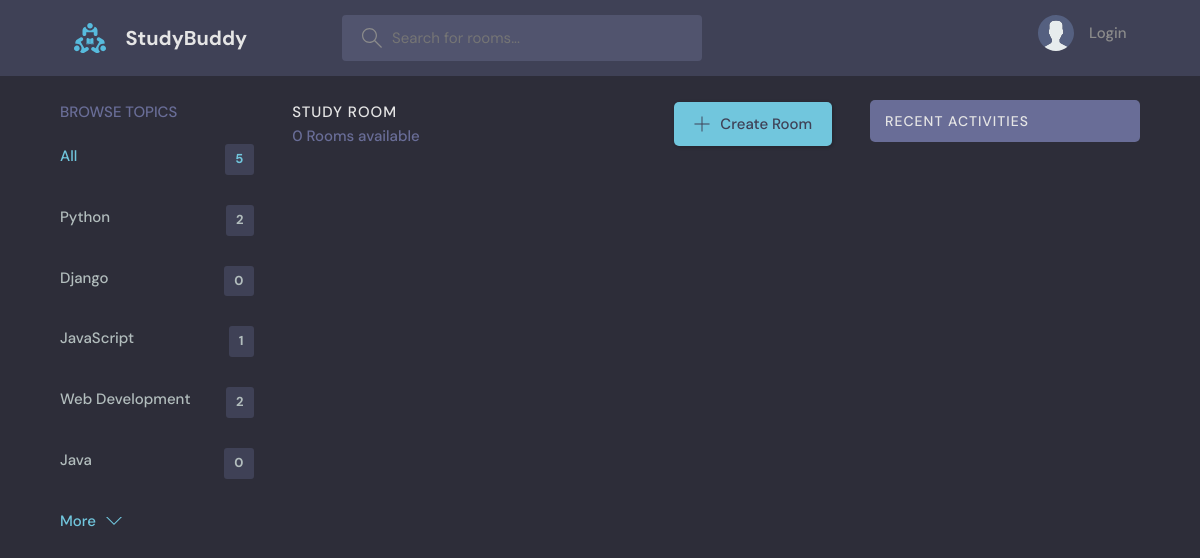
The app's page /?q=CSS, older data.
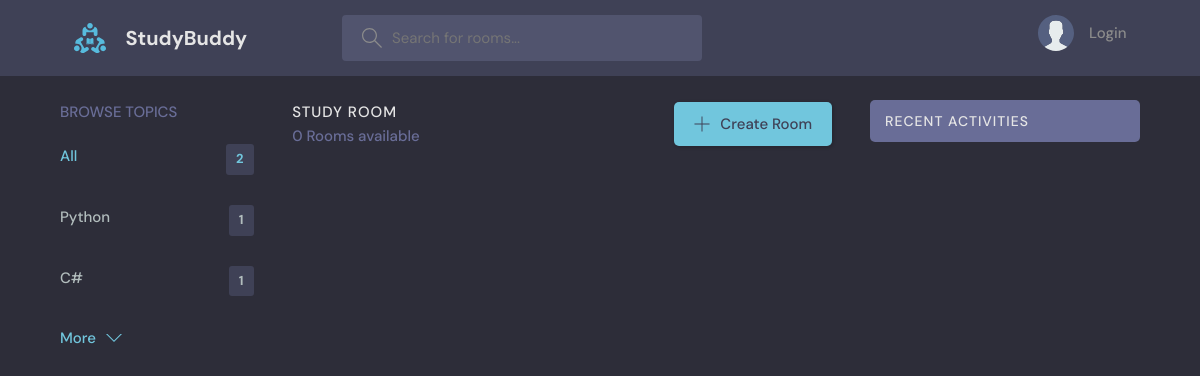
The same page, newer data.
### base/models.py (models this page shows, shortened)
class Topic(models.Model):
    name = models.CharField(max_length=200)

### base/views.py (the view)
# urls.py: path('', views.home, name="home"),
def home(request):
    q = request.GET.get('q') if request.GET.get('q') != None else ''
    rooms = Room.objects.filter(
        Q(topic__name__icontains=q) |
        Q(name__icontains=q) |
        Q(description__icontains=q)
        )
    topics = Topic.objects.all()[0:5]
    room_count = rooms.count()
    room_messages = Message.objects.filter(Q(room__topic__name__icontains=q))
    context = {'rooms' : rooms, 'topics': topics,
               'room_count': room_count, 'room_messages' : room_messages}
    return render(request, 'base/home.html', context)

### base/templates/base/home.html (shortened to what this page needs)
{% extends 'main.html' %}
{% block content %}
<main class="layout layout--3">
    <div class="container">
        {% include 'base/topics_component.html' %}
        <div class="roomList">
            <div class="roomList__header">
                <div>
                    <h2>Study Room</h2>
                    <p>{{room_count}} Rooms available</p>
                </div>
                <a class="btn btn--main" href="{% url 'create-room' %}">
                    <svg version="1.1" xmlns="http://www.w3.org/2000/svg" width="32" height="32" viewBox="0 0 32 32">
                        <title>add</title>
                        <path d="M16.943 0.943h-1.885v14.115h-14.115v1.885h14.115v14.115h1.885v-14.115h14.115v-1.885h-14.115v-14.115z"></path>
                    </svg>
                    Create Room
                </a>
            </div>
        </div>
        {% include 'base/activity_component.html' %}
    </div>
    </main>
{% endblock %}

### base/templates/base/topics_component.html
<div class="topics">
    <div class="topics__header">
        <h2>Browse Topics</h2>
    </div>
    <ul class="topics__list">
        <li>
            <a href="{% url 'home' %}" class="active">All <span>{{topics.count}}</span></a>
        </li>
        {% for topic in topics %}
        <li>
            <a href="{% url 'home' %}?q={{topic.name}}">{{topic.name}} <span>{{topic.room_set.all.count}}</span></a>
        </li>
        {% endfor %}
    </ul>
    <a class="btn btn--link" href="{% url 'topics' %}">
        More
        <svg version="1.1" xmlns="http://www.w3.org/2000/svg" width="32" height="32" viewBox="0 0 32 32">
            <title>chevron-down</title>
            <path d="M16 21l-13-13h-3l16 16 16-16h-3l-13 13z"></path>
        </svg>
    </a>
</div>

Row changes from the older to the newer data that the page shows:
removed Topic: name "JavaScript", room_set.all.count "1"
removed Topic: name "Web Development", room_set.all.count "2"
removed Topic: name "Java", room_set.all.count "0"
computed for Topic "Python": room_set.all.count "2" → "1"
changed Topic (number 2 of 2 on the later page): name "Django" → "C#"; room_set.all.count "0" → "1"
Text that changed along with them:
{{ topics.count }}: "5" → "2"
